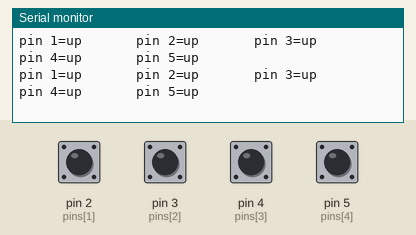
Recording of a sketch running on a simulated Arduino Uno, built with avr-gcc and run on an emulated ATmega328P. Shown: the last lines printed to the serial monitor. The test bench sets the inputs (shaded band); at power-on: pin 2 (pins[1]), pin 3 (pins[2]), pin 4 (pins[3]), pin 5 (pins[4]) HIGH.

Above: at 1.2 s.
1.3 s: pin 2 (pins[1]) pulled LOW for 0.25 s
At 1.56 s:
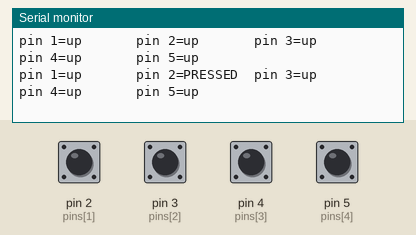
3.0 s: pin 3 (pins[2]) pulled LOW for 0.25 s
At 3.17 s:
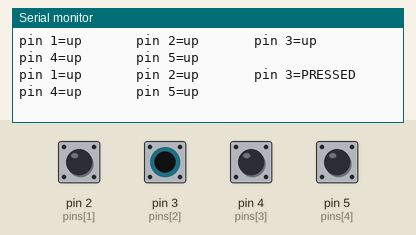
4.7 s: pin 4 (pins[3]) pulled LOW for 0.25 s
At 4.98 s:
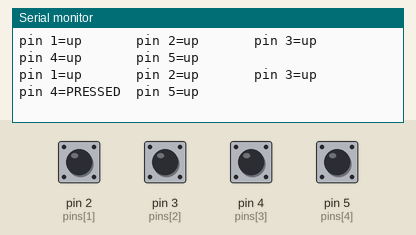
6.4 s: pin 5 (pins[4]) pulled LOW for 0.25 s
At 6.59 s:
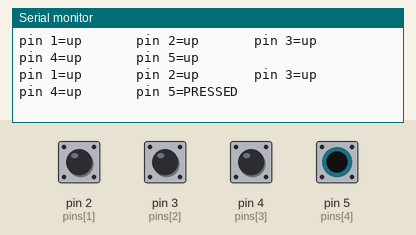
8.1 s: pin 2 (pins[1]) driven LOW and pin 3 (pins[2]) driven LOW
At 8.4 s:
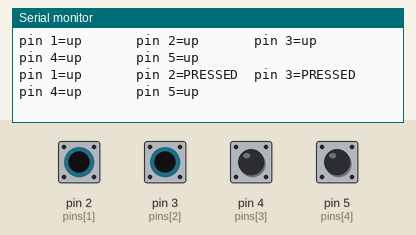
10.1 s: pin 4 (pins[3]) pulled LOW for 1 s
At 10.41 s:
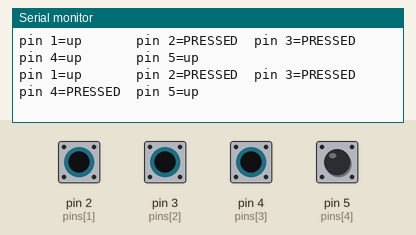

Measured:
- after the input at 1.3 s, the serial monitor: prints a new line after 0.11 s (image 1)
- after the input at 3.0 s, the serial monitor: prints a new line at once (image 2)
- after the input at 4.7 s, the serial monitor: prints a new line after 0.13 s (image 3)
- after the input at 6.4 s, the serial monitor: prints a new line at once (image 4)
- after the input at 8.1 s, the serial monitor: prints a new line after 0.14 s (image 5)
- after the input at 10.1 s, the serial monitor: prints a new line after 0.15 s (image 6)

The sketch:

sketch_oct28c.ino
```cpp
// Button test: shows the live state of pins 1-5. No WiFi, no MQTT.
const int pins[5] = {1, 2, 3, 4, 5};

void setup() {
  Serial.begin(115200);
  for (int i = 0; i < 5; i++) pinMode(pins[i], INPUT_PULLUP);
}

void loop() {
  for (int i = 0; i < 5; i++) {
    Serial.print("pin ");
    Serial.print(pins[i]);
    Serial.print(digitalRead(pins[i]) == LOW ? "=PRESSED  " : "=up       ");
  }
  Serial.println();
  delay(200);
}
```
